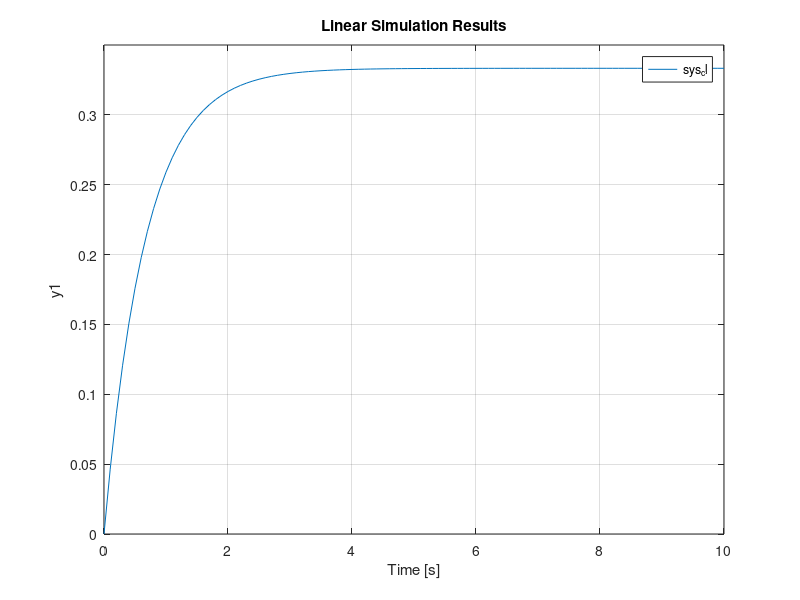

Source code (MATLAB): (Note: this script raises an error after producing the figure.)
m = 1000;
b = 50;
t = 0:0.1:10;
u = 500*ones(size(t));

A = [-b/m];
B = [1/m];
C = [1];
D = [0];
sys = ss(A,B,C,D);

x0 = [0];

p1 = -1.5;

K = place(A,B,[p1])

sys_cl = ss(A-B*K,B,C,D);
lsim(sys_cl,u,t,x0);
axis([0 10 0 0.35])

%%
%To add the reference input and check the response again
Nbar = rscale(sys,K)*10/500; %The rscale function is provided seperately. It is not predefined in MATLAB
sys_cl = ss(A-B*K,B*Nbar,C,D);

lsim(sys_cl,u,t,x0);
axis([0 10 0 11])